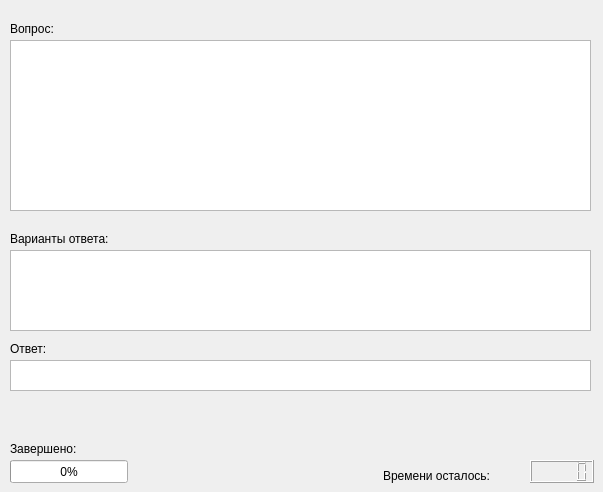
<?xml version="1.0" encoding="UTF-8"?>
<ui version="4.0">
 <class>f_test</class>
 <widget class="QWidget" name="f_test">
  <property name="geometry">
   <rect>
    <x>0</x>
    <y>0</y>
    <width>603</width>
    <height>492</height>
   </rect>
  </property>
  <property name="windowTitle">
   <string>Тест</string>
  </property>
  <widget class="QTextBrowser" name="t_question">
   <property name="geometry">
    <rect>
     <x>10</x>
     <y>40</y>
     <width>581</width>
     <height>171</height>
    </rect>
   </property>
  </widget>
  <widget class="QLabel" name="label">
   <property name="geometry">
    <rect>
     <x>10</x>
     <y>20</y>
     <width>64</width>
     <height>17</height>
    </rect>
   </property>
   <property name="text">
    <string>Вопрос:</string>
   </property>
  </widget>
  <widget class="QProgressBar" name="completed_tracker">
   <property name="geometry">
    <rect>
     <x>10</x>
     <y>460</y>
     <width>118</width>
     <height>23</height>
    </rect>
   </property>
   <property name="value">
    <number>0</number>
   </property>
  </widget>
  <widget class="QLCDNumber" name="time_left_counter">
   <property name="geometry">
    <rect>
     <x>530</x>
     <y>460</y>
     <width>64</width>
     <height>23</height>
    </rect>
   </property>
  </widget>
  <widget class="QLabel" name="label_2">
   <property name="geometry">
    <rect>
     <x>10</x>
     <y>440</y>
     <width>91</width>
     <height>17</height>
    </rect>
   </property>
   <property name="text">
    <string>Завершено:</string>
   </property>
  </widget>
  <widget class="QLabel" name="label_3">
   <property name="geometry">
    <rect>
     <x>383</x>
     <y>460</y>
     <width>131</width>
     <height>31</height>
    </rect>
   </property>
   <property name="text">
    <string>Времени осталось:</string>
   </property>
  </widget>
  <widget class="QLabel" name="label_4">
   <property name="geometry">
    <rect>
     <x>10</x>
     <y>230</y>
     <width>161</width>
     <height>17</height>
    </rect>
   </property>
   <property name="text">
    <string>Варианты ответа:</string>
   </property>
  </widget>
  <widget class="QLabel" name="label_5">
   <property name="geometry">
    <rect>
     <x>10</x>
     <y>340</y>
     <width>64</width>
     <height>17</height>
    </rect>
   </property>
   <property name="text">
    <string>Ответ:</string>
   </property>
  </widget>
  <widget class="QTextEdit" name="i_answer">
   <property name="geometry">
    <rect>
     <x>10</x>
     <y>360</y>
     <width>581</width>
     <height>31</height>
    </rect>
   </property>
  </widget>
  <widget class="QTextBrowser" name="t_options">
   <property name="geometry">
    <rect>
     <x>10</x>
     <y>250</y>
     <width>581</width>
     <height>81</height>
    </rect>
   </property>
  </widget>
 </widget>
 <resources/>
 <connections/>
</ui>
